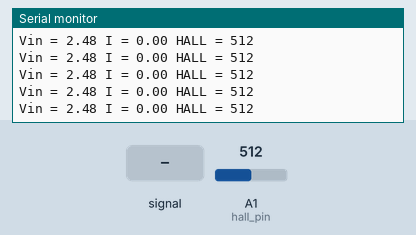
Simulated run of this program. Board: Arduino Uno, built with avr-gcc and run on an emulated ATmega328P. Parts: the last lines printed to the serial monitor. Inputs (shaded band) come from the test bench; at power-on: A1 (hall_pin) = 512.

Above: at 1.2 s.
1.3 s: A1 (hall_pin) fed a 200 Hz sine of ±81 counts around its level
At 1.6 s:
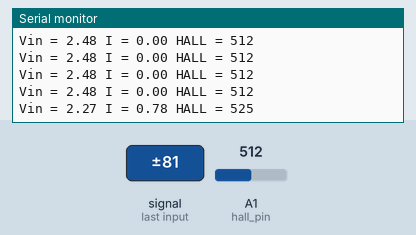
2.8 s: A1 (hall_pin) set to 716
At 2.84 s:
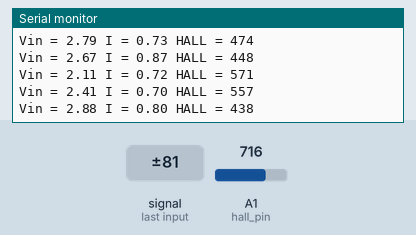
4.3 s: A1 (hall_pin) set to 900
At 4.49 s:
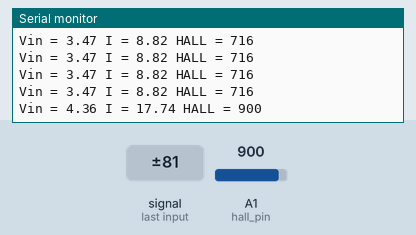
5.8 s: A1 (hall_pin) fed a 200 Hz sine of ±81 counts around its level
At 6.14 s:
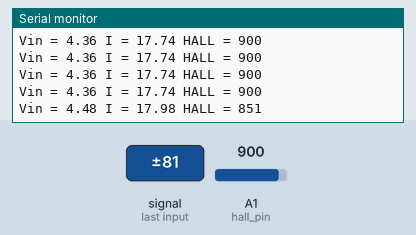
Timing chart, 0 to 8.3 s (numbered marks = the images above; inputs shaded):
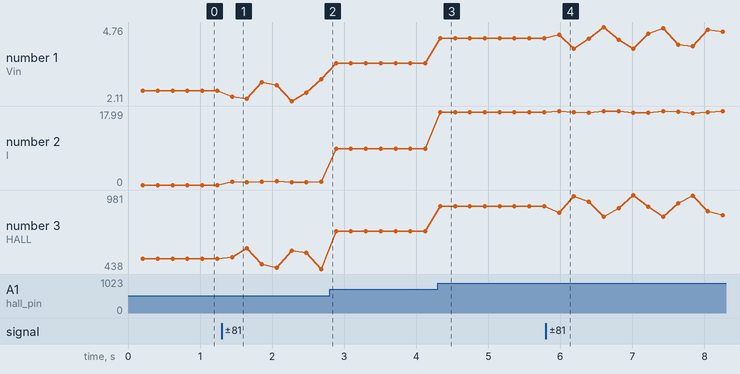

The program:

main.cpp
```cpp
#include <Arduino.h>
#define hall_pin A1
#define leituras 100

float Vzero = 2.59;//56;
float K = 0.01;
float B = 0.10;
float Vbase = 4.96;
float Vin = 0;
float I = 0;

void setup() {
  Serial.begin(115200);
  pinMode(hall_pin, INPUT);
}

long delayPrint;
void loop() {
  float soma = 0;
  float media = 0;

  for(int x = 0; x < leituras; x ++){
    Vin = analogRead(hall_pin);
    Vin = (Vin * Vbase) / 1023;
    I = (Vin - Vzero)/(K*B);
    if(I<0)I=0;
    I = I * 0.01;
    soma = soma + I;
  }
  media = soma/leituras;
  delay(1);

  if(millis() - delayPrint > 200){
    delayPrint = millis();
    Serial.print("Vin = ");
    Serial.print(Vin);
    Serial.print(" I = ");
    Serial.print(media);
    Serial.print(" HALL = ");
    Serial.println(analogRead(hall_pin));
  }
}
```

Measured:
- after the input at 1.3 s, the serial monitor: prints a new line after 0.14 s (image 1)
- after the input at 4.3 s, the serial monitor: prints a new line at once (image 3)
- after the input at 5.8 s, the serial monitor: prints a new line after 0.18 s (image 4)
- plotted number 1: 2.48 → 2.88 after the input at 1.3 s, 2.88 → 3.47 after the input at 2.8 s, 3.47 → 4.36 after the input at 4.3 s, 4.36 → 4.59 after the input at 5.8 s
- plotted number 2: 0 → 0.8 after the input at 1.3 s, 0.8 → 8.82 after the input at 2.8 s, 8.82 → 17.74 after the input at 4.3 s, 17.74 → 17.99 after the input at 5.8 s
- plotted number 3: 512 → 438 after the input at 1.3 s, 438 → 716 after the input at 2.8 s, 716 → 900 after the input at 4.3 s, 900 → 834 after the input at 5.8 s
